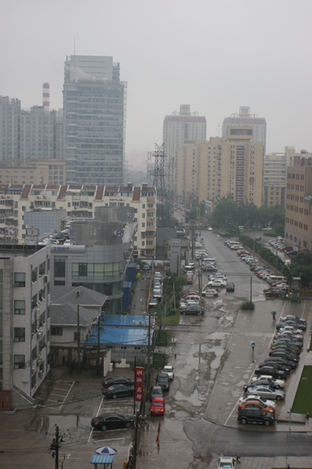
#> input picture haze_image/15.png, 312 x 469 px, shrunk from 400 x 600 before the run
$ python test.py
#> lines starting #> are read from the running program, lines starting #| are printed output that depends on the picture; after the words box and inside, x2 and y2 are one past the last pixel; in counts of white or black regions, pixels touching at a corner belong together
### haze_functions.py
from skimage import io as skio
import matplotlib.pyplot as plt
from skimage import data
from skimage.color import rgb2hsv
import numpy as np
import platform
import tempfile
import os


def dark_channel(im, patch):
    """
    im : array de l'image
    patch : hauteur du patch
    """

    M,N,a = np.shape(im)

    if patch%2 == 0:
        raise ValueError("Should be an odd number to center x")

    darkchannel = np.zeros((M,N))
    for i in range(M):
        for j in range(N):
            up = i-int( (patch-1) /2)
            down = i + int( (patch-1) /2)
            left = j-int( (patch-1) /2)
            right = j + int( (patch-1) /2)
            value = im[max(up,0):min(down+1,M), max(left,0):min(right+1,N),:]
            darkchannel[i,j] = np.min(value)
    return darkchannel

def atmosphere_light(im, dc, p):
    """
    im : array de l'image
    dc : darkchannel de l'image
    p : pourcentage de pixel
    """

    Liste = []

    M,N = dc.shape
    onedc = dc.flatten() ## put in one dimension
    onedim = im.reshape(M*N,3)
    indices_sorted = onedc.argsort()[::-1][:int(M * N * p)]  ##take highest valued pixel in the darkchannel

    for k in indices_sorted:
        Liste.append(onedim[k])

    array_pixels = np.array(Liste)

    max_r = np.max(array_pixels[:, 0])
    max_g = np.max(array_pixels[:, 1])
    max_b = np.max(array_pixels[:, 2])

    return np.array([max_r, max_g, max_b])

def transmission(im, A, omega, patch):
    """
    im : array de l'image
    A : atmosphere_light
    omega : coefficient
    patch : hauteur du patch
    """

    return 1 - omega * dark_channel(im/A,patch)

# [20 lines left out: function get_atmosphere, not called in this run]

def haze_remove(im, A, t, t0):
    reshaped_t = t[:, :, np.newaxis].repeat(3, axis=2)
    im = im/255
    A = A/255
    radiance= (im-A)/reshaped_t + A

    return radiance

# [8 lines left out: function depth, not called in this run]

### guided_filter.py
import numpy as np


def boxfilter(imSrc, r):
    hei, wid = imSrc.shape
    imDst = np.zeros_like(imSrc, dtype=np.float32)

    # Cumulative sum over Y axis
    imCum = np.cumsum(imSrc, axis=0)

    # Difference over Y axis
    imDst[0:r, :] = imCum[r:2*r, :]
    imDst[r+1:hei-r, :] = imCum[2*r+1:, :] - imCum[:hei-2*r-1, :]
    imDst[hei-r:, :] = np.tile(imCum[-1, :], (r, 1)) - imCum[hei-2*r-1:hei-r-1, :]

    # Cumulative sum over X axis
    imCum = np.cumsum(imDst, axis=1)

    # Difference over X axis
    imDst[:, 0:r+1] = imCum[:, r:2*r+1]
    imDst[:, r+1:wid-r] = imCum[:, 2*r+1:wid] - imCum[:, :wid-2*r-1]
    colonne_wid = imCum[:, -1]
    imDst[:, wid-r:wid] = np.column_stack([colonne_wid] * r) - imCum[:, wid-2*r-1:wid-r-1]

    return imDst

def composante_R(I):
    hei, wid, _ = I.shape
    N = np.ones((hei, wid))
    for i in range(hei):
        for j in range(wid):
            N[i,j] = I[i,j,0]
    return N

def composante_G(I):
    hei, wid, _ = I.shape
    N = np.ones((hei, wid))
    for i in range(hei):
        for j in range(wid):
            N[i,j] = I[i,j,1]
    return N

def composante_B(I):
    hei, wid, _ = I.shape
    N = np.ones((hei, wid))
    for i in range(hei):
        for j in range(wid):
            N[i,j] = I[i,j,2]
    return N

def is_null(A):
    hei, wid = A.shape
    for i in range(hei):
        for j in range(wid):
            if (A[i,j] == 0):
                return True
    return False

def guided_filter(I, p,r,eps):
    hei, wid, _ = I.shape
    N = boxfilter(np.ones((hei, wid)),r)
    print(N)
    print(is_null(N))
    small_value = 1e-10
    N = N + small_value

    Ir = composante_R(I)
    Ig = composante_G(I)
    Ib = composante_B(I)

    mean_I_r = boxfilter(Ir, r) / N
    mean_I_g = boxfilter(Ig, r) / N
    mean_I_b = boxfilter(Ib, r) / N

    mean_p = boxfilter(p, r) / N

    mean_Ip_r = boxfilter(Ir*p, r) / N
    mean_Ip_g = boxfilter(Ig*p, r) / N
    mean_Ip_b = boxfilter(Ib*p, r) / N

    # covariance of (I, p) in each local patch.
    cov_Ip_r = mean_Ip_r - mean_I_r * mean_p
    cov_Ip_g = mean_Ip_g - mean_I_g * mean_p
    cov_Ip_b = mean_Ip_b - mean_I_b * mean_p

    #variance of I in each local patch: the matrix Sigma in Eqn (14).
    # Note the variance in each local patch is a 3x3 symmetric matrix:
    #           rr, rg, rb
    #   Sigma = rg, gg, gb
    #           rb, gb, bb

    var_I_rr = boxfilter(Ir*Ir, r) / N - mean_I_r *  mean_I_r
    var_I_rg = boxfilter(Ir*Ig, r) / N - mean_I_r *  mean_I_g
    var_I_rb = boxfilter(Ir*Ib, r) / N - mean_I_r *  mean_I_b
    var_I_gg = boxfilter(Ig*Ig, r) / N - mean_I_g *  mean_I_g
    var_I_gb = boxfilter(Ig*Ib, r) / N - mean_I_g *  mean_I_b
    var_I_bb = boxfilter(Ib*Ib, r) / N - mean_I_b *  mean_I_b

    A = np.zeros((hei, wid, 3))
    for y in range(hei):
        for x in range(wid):
            Sigma = np.array([[var_I_rr[y, x], var_I_rg[y, x], var_I_rb[y, x]],
            [var_I_rg[y, x], var_I_gg[y, x], var_I_gb[y, x]],
            [var_I_rb[y, x], var_I_gb[y, x], var_I_bb[y, x]]])

            cov_Ip = [cov_Ip_r[y, x], cov_Ip_g[y, x], cov_Ip_b[y, x]]
            A[y, x,:] = np.dot(cov_Ip, np.linalg.inv(Sigma + eps * np.eye(3)))

    Ar = composante_R(A)
    Ag = composante_G(A)
    Ab = composante_B(A)
    b = mean_p - Ar * mean_I_r - Ag* mean_I_g - Ab * mean_I_b

    q = boxfilter(Ar, r)* Ir + boxfilter(Ag, r)* Ig+ boxfilter(Ab, r)* Ib+ boxfilter(b, r) / N

    return q


### test.py
from haze_functions import dark_channel, haze_remove
from haze_functions import atmosphere_light
from haze_functions import transmission

from skimage import io as skio
import matplotlib.pyplot as plt
from skimage import data
from skimage.color import rgb2hsv
import numpy as np


from cv2.ximgproc import guidedFilter
from guided_filter import guided_filter
#from cv2 import to_32F

im = skio.imread("haze_image/15.png")
#> im is the input picture: shape (469, 312, 3); mean R, G, B 125.5, 125.7, 124.4
im2 = skio.imread("haze_image/trees-1587301_1280.jpg")
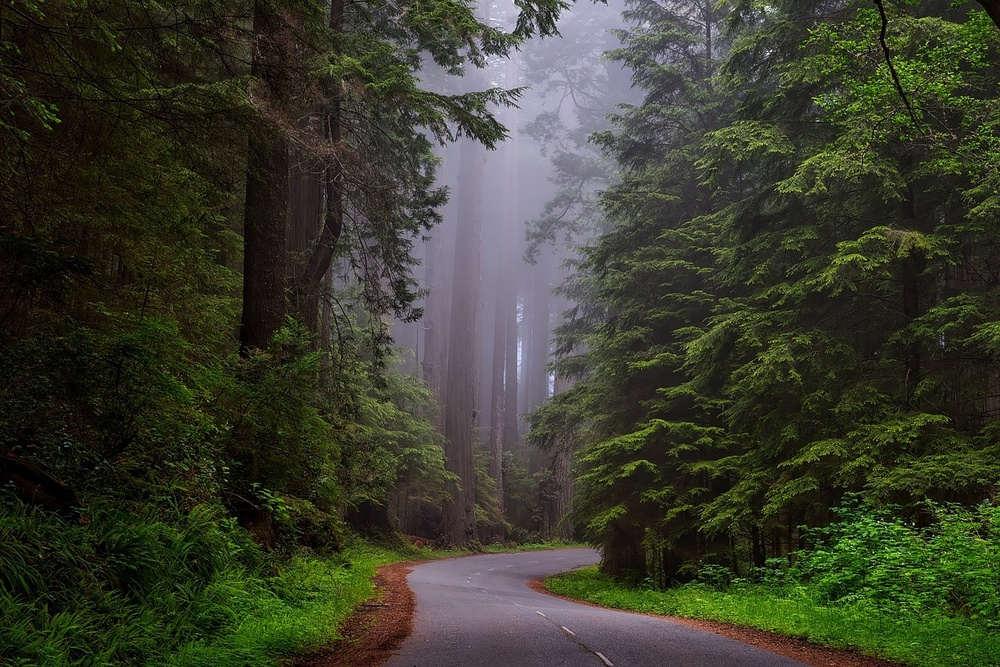
#> input picture haze_image/trees-1587301_1280.jpg, 1000 x 667 px, shrunk from 1280 x 854 before the run
#> im2 is the input picture: shape (667, 1000, 3); mean R, G, B 57.8, 59.9, 44.9

darkchannel = dark_channel(im,15)
#> after the loop in dark_channel, `for i in range(M):`:
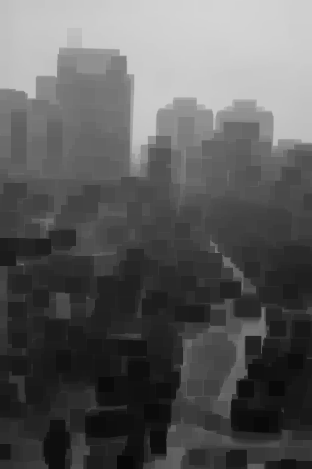
#> darkchannel: shape (469, 312) float64; min 7, max 212, mean 91.7

image_gray = np.mean(im, axis=2).astype(np.uint8)

lol = atmosphere_light(im, darkchannel, 0.001)
#> in atmosphere_light, `indices_sorted = onedc.argsort()[::-1][:int(M * N * p)]`: indices_sorted = 146 values, max 6763 at index 123, min 194 at index 0, mean 2770.8
#> the loop in atmosphere_light, `for k in indices_sorted:` made 146 passes
#> k on passes 1 to 12: 194, 4587, 4562, 4564, 4574, 4573, 4569, 4568, 4567, 4579, 196, 214
#> after the loop in atmosphere_light, `for k in indices_sorted:`: Liste = 146 items, first 6: [213, 213, 215], [213, 213, 215], [213, 213, 215], [213, 213, 215], [214, 214, 216], [213, 213, 214]
#> in atmosphere_light, `array_pixels = np.array(Liste)`: array_pixels = 146 rows, first 8: [213, 213, 215], [213, 213, 215], [213, 213, 215], [213, 213, 215], [214, 214, 216], [213, 213, 214], [213, 213, 215], [213, 213, 215]
#> in atmosphere_light, `max_r = np.max(array_pixels[:, 0])`: max_r = 215
#> in atmosphere_light, `max_b = np.max(array_pixels[:, 2])`: max_b = 217
#> lol = [215, 215, 217]

t = transmission(im, lol, 0.95, 15)

radius = 30
sigma = 0.0015   #0.015

im = im.astype(np.float32)
normI = (im - im.min()) / (im.max() - im.min())
darkchannel = darkchannel.astype(np.float32)
t = t.astype(np.float32)

#t = (t - t.min()) / (t.max() - t.min())

q = guided_filter(normI,t, radius, sigma)
#> in boxfilter, `imCum = np.cumsum(imSrc, axis=0)`: imSrc: shape (469, 312) float64; every value is 1
#> in boxfilter, `imDst[:, wid-r:wid] = np.column_stack([colonne_wid] * r) - imCum[:, wi..`: imDst: shape (469, 312) float32; min 0, max 3721, mean 3416.6
#> (printed output is left out)
#| True
#> after the loop in composante_B, `for i in range(hei):`:
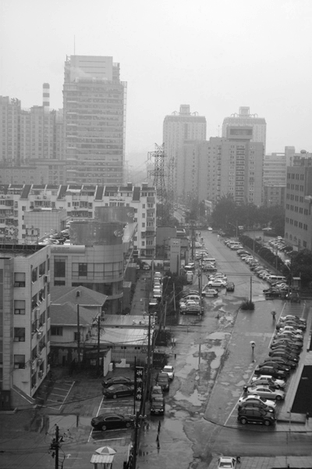
#> N: shape (469, 312) float64; min 0, max 0.995, mean 0.556
#> call 2 of boxfilter, with r = 30
#> in boxfilter (call 2), `imDst[hei-r:, :] = np.tile(imCum[-1, :], (r, 1)) - imCum[hei-2*r-1:hei..`: imDst: shape (469, 312) float32; min 0, max 59.12, mean 32.8
#> in boxfilter (call 2), `imDst[:, 0:r+1] = imCum[:, r:2*r+1]`:
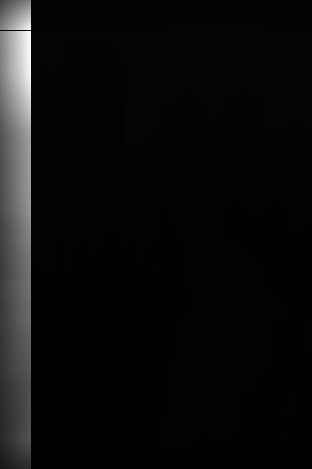
#> imDst: shape (469, 312) float32; min 0, max 3382.3, mean 171.3; drawn with min black and max white
#> in boxfilter (call 2), `colonne_wid = imCum[:, -1]`: colonne_wid = 469 values, max 17931 at index 31, min 0 at index 30, mean 10228.9
#> in boxfilter (call 2), `imDst[:, wid-r:wid] = np.column_stack([colonne_wid] * r) - imCum[:, wi..`: imDst: shape (469, 312) float32; min 0, max 3600.5, mean 1906.5
#> in guided_filter, `mean_I_r = boxfilter(Ir, r) / N`:
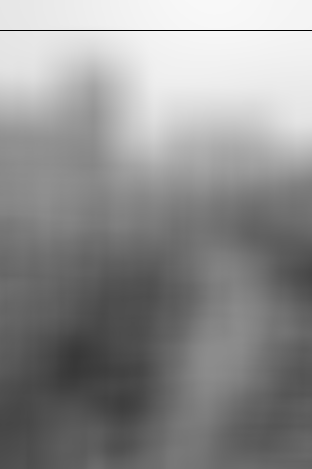
#> mean_I_r: shape (469, 312) float32; min 0, max 0.976, mean 0.56
#> in boxfilter (call 3), `imDst[hei-r:, :] = np.tile(imCum[-1, :], (r, 1)) - imCum[hei-2*r-1:hei..`: imDst: shape (469, 312) float32; min 0, max 59.09, mean 32.9
#> call 4 of boxfilter, with r = 30
#> in boxfilter (call 4), `imDst[r+1:hei-r, :] = imCum[2*r+1:, :] - imCum[:hei-2*r-1, :]`:
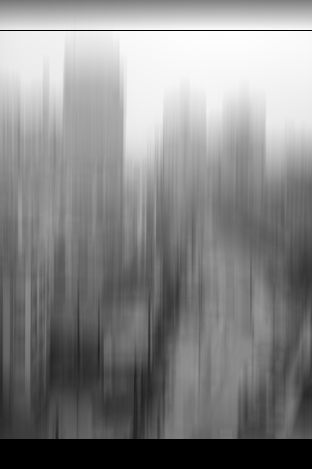
#> imDst: shape (469, 312) float32; min 0, max 59.68, mean 31.5; drawn with min black and max white
#> in boxfilter (call 4), `imDst[hei-r:, :] = np.tile(imCum[-1, :], (r, 1)) - imCum[hei-2*r-1:hei..`: imDst: shape (469, 312) float32; 6.4% of pixels changed, all inside (x1, y1, x2, y2) = (0, 439, 312, 469)
#> in boxfilter (call 4), `colonne_wid = imCum[:, -1]`: colonne_wid = 469 values, max 18119.2 at index 31, min 0 at index 30, mean 10138.1
#> in boxfilter (call 5), `imCum = np.cumsum(imSrc, axis=0)`:
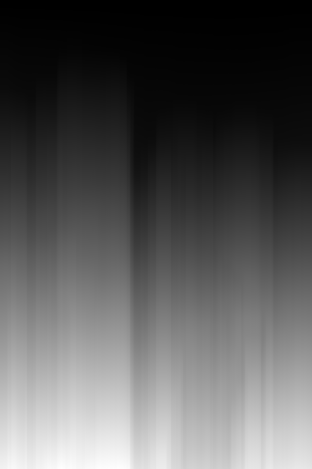
#> imCum: shape (469, 312) float32; min 0.0633, max 305.4, mean 106.3; drawn with min black and max white
#> in boxfilter (call 5), `colonne_wid = imCum[:, -1]`: colonne_wid = 469 values, max 16244.7 at index 399, min 0 at index 30, mean 11059.7
q2 = guidedFilter(normI, t, radius, sigma)
im = im.astype(np.uint8)

q = (q - q.min()) / (q.max() - q.min())
q2 = (q2 - q2.min()) / (q2.max() - q2.min())
im = im.astype(np.uint8)
#t = t.astype(np.uint8)

final = haze_remove(im,lol,q,0.1)
#> in haze_remove, `A = A/255`: A = [0.843, 0.843, 0.851]
final2 = haze_remove(im,lol,q2,0.1)

fig, axes = plt.subplots(1, 3, figsize=(25, 25))
axes[0].imshow(final)
axes[0].set_title('Image original')
axes[1].imshow(im, cmap='gray')
axes[1].set_title("transmission filtré à partir de l'image originale")
axes[2].imshow(q, cmap='gray')
axes[2].set_title('transmission')

#print(q)


plt.show()
